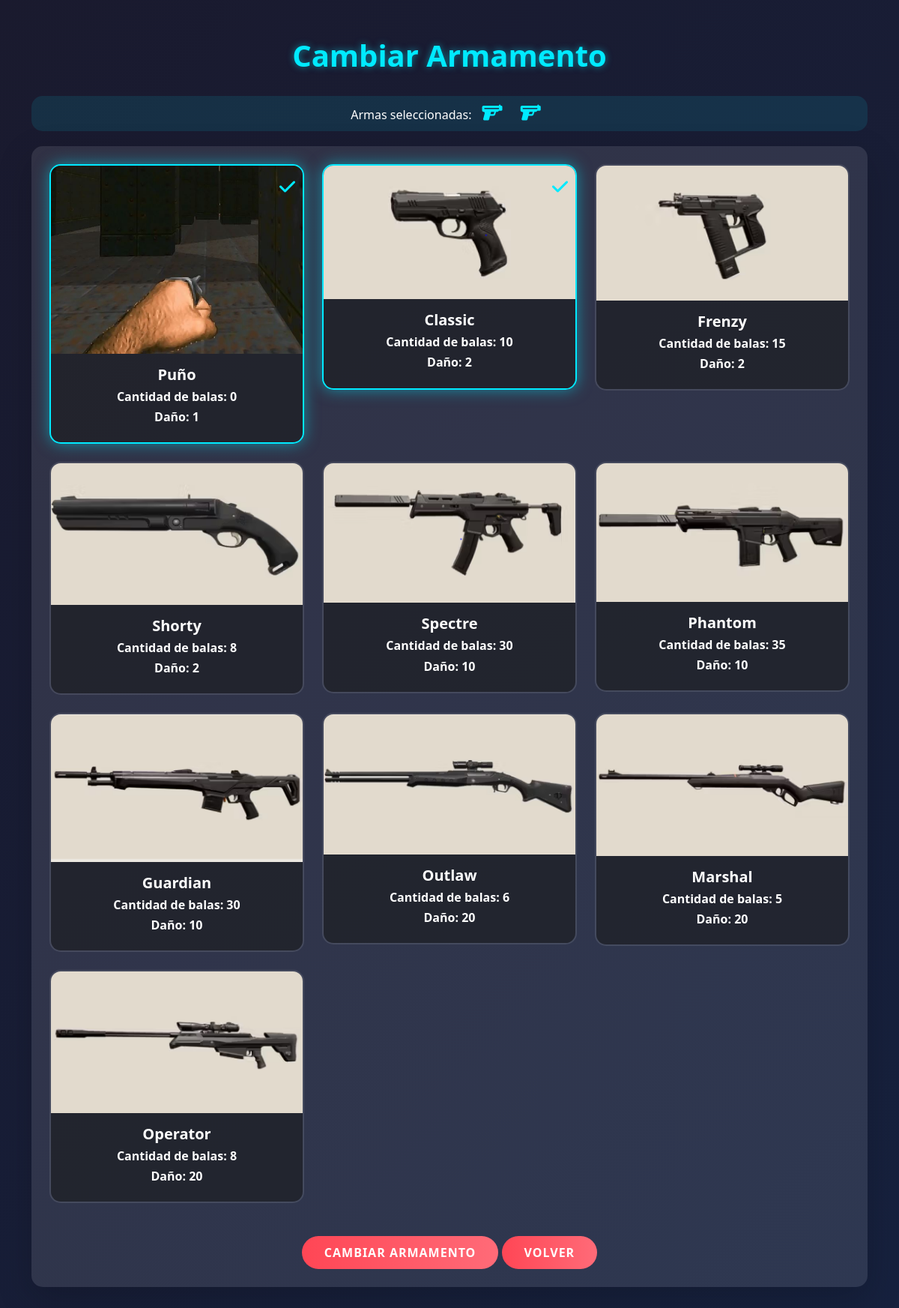
Screenshot of /jugadores/perfil/cambiar_armamento.php (signed in) with the database file from the repository.
### tables this page shows
CREATE TABLE `armas` (
  `id_arma` int(11) NOT NULL,
  `nom_arma` varchar(255) NOT NULL,
  `balas` int(11) NOT NULL,
  `img` varchar(255) DEFAULT NULL,
  `id_tipo_arma` int(11) NOT NULL
);

CREATE TABLE `tipos_armas` (
  `id_tip_arma` int(11) NOT NULL,
  `nom_tip_arma` varchar(255) NOT NULL,
  `dano` int(11) NOT NULL
);

### include/consultas.php (called while the page is built, shortened)
<?php
function obtenerArmasDisponiblesPorNivel($id_usuario) {
    global $con;
    $nivel = $con->query("SELECT id_nivel FROM usuarios_niveles WHERE id_usuario = $id_usuario")->fetchColumn();
        if ($nivel == 1) {
            return "SELECT id_arma, nom_arma, img, balas, dano FROM armas
            INNER JOIN tipos_armas ON tipos_armas.id_tip_arma = armas.id_tipo_arma WHERE id_tipo_arma IN (1, 2)";
        } else {
            return "SELECT id_arma, nom_arma, img, balas, dano FROM armas
            INNER JOIN tipos_armas ON tipos_armas.id_tip_arma = armas.id_tipo_arma";
        }
}
?>

### jugadores/perfil/cambiar_armamento.php (the view, shortened to what this page needs)
<?php
require_once('../header.php');
$armas_actuales = $con->query("SELECT id_arma FROM jugadores_armas WHERE id_jugador = $id_usuario")->fetchAll(PDO::FETCH_COLUMN);
$armas = $con->query(obtenerArmasDisponiblesPorNivel($id_usuario))->fetchAll(PDO::FETCH_ASSOC);
?>
<head>
</head>
<body>
    <div class="container">
        <h1 class="text-center">Cambiar Armamento</h1>
        <div class="armas-seleccionadas">
            <span>Armas seleccionadas:</span>
            <i class="fas fa-gun arma-icon" id="arma-icon-1"></i>
            <i class="fas fa-gun arma-icon" id="arma-icon-2"></i>
        </div>
        <div class="card p-4 shadow-lg">
            <form id="cambiarArmamentoForm" method="POST">
                <div class="row">
                    <?php foreach ($armas as $arma): ?>
                        <div class="col-md-4 col-sm-6 mb-4">
                            <div class="card arma-card <?php echo in_array($arma['id_arma'], $armas_actuales) ? 'selected' : ''; ?>" data-arma-id="<?php echo $arma['id_arma']; ?>">
                                <img src="../<?php echo $arma['img']; ?>">
                                <div class="card-body text-center">
                                    <h5 class="card-title"><?php echo $arma['nom_arma']; ?></h5>
                                    <h6 class="card-title">Cantidad de balas: <?php echo $arma['balas']; ?></h6>
                                    <h6 class="card-title">Daño: <?php echo $arma['dano']; ?></h6>
                                </div>
                            </div>
                        </div>
                    <?php endforeach; ?>
                </div>
                <div class="text-center">
                    <button type="submit" class="btn btn-primary">Cambiar Armamento</button>
                    <a href="../index.php" class="btn btn-primary">Volver</a>
                </div>
            </form>
        </div>
    </div>
</body>
</html>

### jugadores/header.php (shortened to what this page needs)
<?php
require_once(ROOT_PATH . '/include/consultas.php');
?>
<!DOCTYPE html>
<html lang="es">
<head>
    <link href="https://cdn.jsdelivr.net/npm/bootstrap@5.3.0/dist/css/bootstrap.min.css" rel="stylesheet">
    <link href="https://cdnjs.cloudflare.com/ajax/libs/font-awesome/6.0.0-beta3/css/all.min.css" rel="stylesheet">
</head>

### jugadores/perfil/cambiar_armamento.php (style rules this page uses)
:root { --primary-color: #ff4655; --secondary-color: #00eaff; --dark-bg: #1a1a2e; --card-bg: rgba(255, 255, 255, 0.1); --text-color: #ffffff; }
body { font-family: 'Rajdhani', 'Segoe UI', Tahoma, Geneva, Verdana, sans-serif; background: linear-gradient(135deg, var(--dark-bg) 0%, #16213e 100%); color: var(--text-color); min-height: 100vh; }
.container { padding-top: 50px; padding-bottom: 50px; }
h1 { color: var(--secondary-color); text-shadow: 0 0 10px rgba(0, 234, 255, 0.5); font-weight: 700; margin-bottom: 30px; }
.card { background-color: var(--card-bg); border: none; border-radius: 15px; overflow: hidden; transition: all 0.3s ease; }
.arma-card { cursor: pointer; border: 2px solid transparent; transition: all 0.3s ease; transform: translateY(0); position: relative; }
.arma-card.selected { border-color: var(--secondary-color); box-shadow: 0 0 20px rgba(0, 234, 255, 0.5); }
.arma-card.selected::after { content: '\f00c'; font-family: 'Font Awesome 5 Free'; font-weight: 900; position: absolute; top: 10px; right: 10px; color: var(--secondary-color); font-size: 1.5rem; }
.card-body { background-color: rgba(0, 0, 0, 0.5); }
.card-title { color: var(--text-color); font-weight: 600; }
.btn-primary { background: linear-gradient(to right, var(--primary-color), #ff6b78); border: none; border-radius: 25px; padding: 10px 30px; font-weight: 600; text-transform: uppercase; letter-spacing: 1px; transition: all 0.3s ease; margin-top: 20px; }
.armas-seleccionadas { background-color: rgba(0, 234, 255, 0.1); border-radius: 15px; padding: 10px; margin-bottom: 20px; text-align: center; }
.arma-icon { font-size: 1.5rem; margin: 0 10px; color: var(--secondary-color); }

### rows the page displays
armas: img (picture), nom_arma "Puño", balas "0", id_tipo_arma.dano "1"
armas: img (picture), nom_arma "Classic", balas "10", id_tipo_arma.dano "2"
armas: img (picture), nom_arma "Frenzy", balas "15", id_tipo_arma.dano "2"
armas: img (picture), nom_arma "Shorty", balas "8", id_tipo_arma.dano "2"
armas: img (picture), nom_arma "Spectre", balas "30", id_tipo_arma.dano "10"
armas: img (picture), nom_arma "Phantom", balas "35", id_tipo_arma.dano "10"
armas: img (picture), nom_arma "Guardian", balas "30", id_tipo_arma.dano "10"
armas: img (picture), nom_arma "Outlaw", balas "6", id_tipo_arma.dano "20"
armas: img (picture), nom_arma "Marshal", balas "5", id_tipo_arma.dano "20"
armas: img (picture), nom_arma "Operator", balas "8", id_tipo_arma.dano "20"
